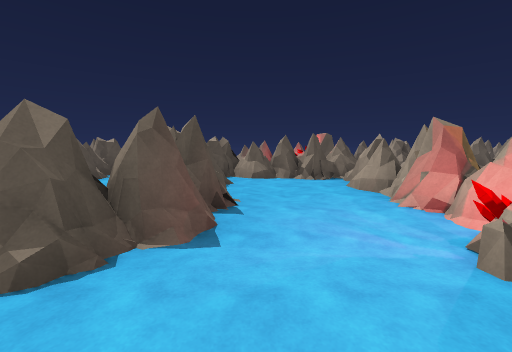
view 1 (above)

24 first-person views from a walk through a Unity game level. The camera is 1.5 m above the floor, tilts 6° down and sees 90° across. The floor is counted in squares, 2 m on a side. Each view is taken from the middle of a square. On the plan, view 1 faces up. The plan holds only what a view shows up to about 9 squares ahead; the rest is blank. The place goes on beyond the plan. Some animated figures are not drawn.

view 2
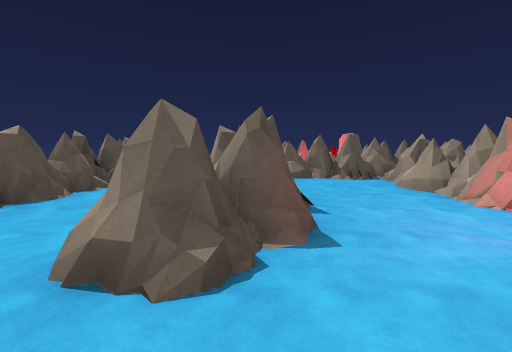

view 3
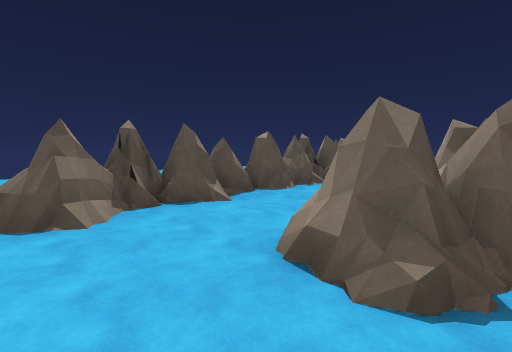

view 4
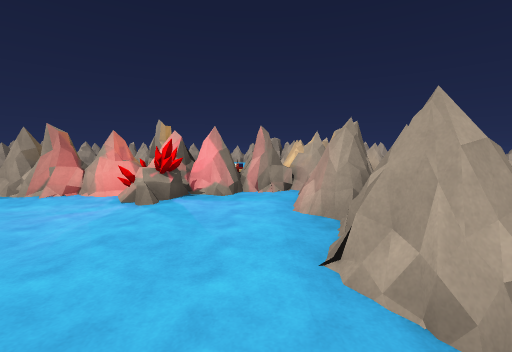

view 5
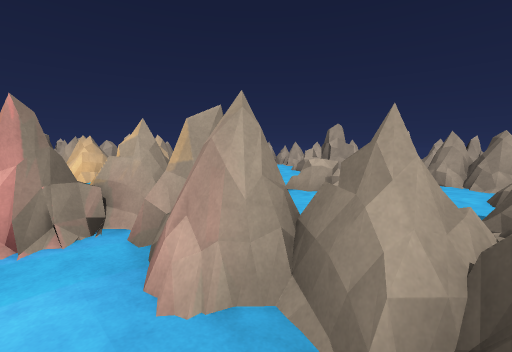

view 6
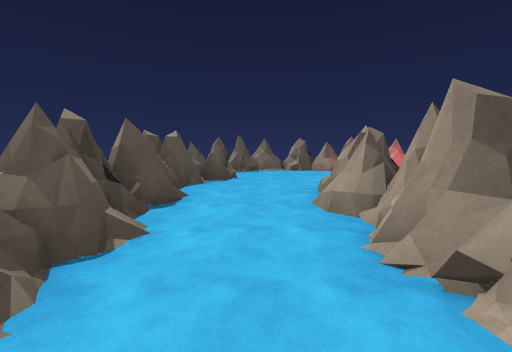

view 7
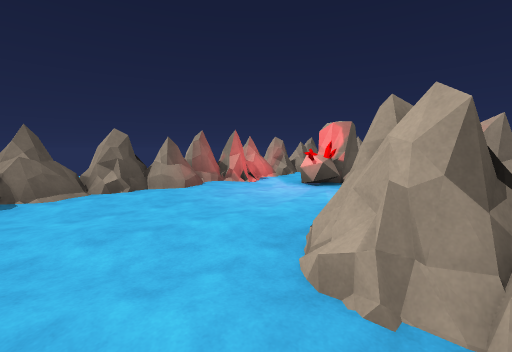

view 8
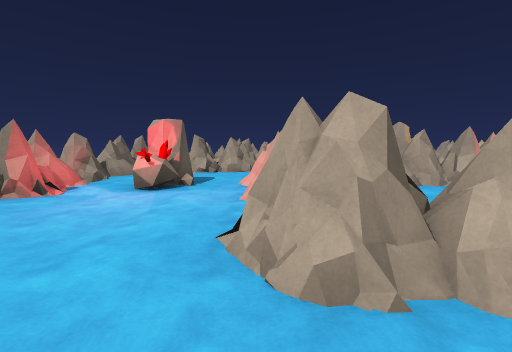

view 9
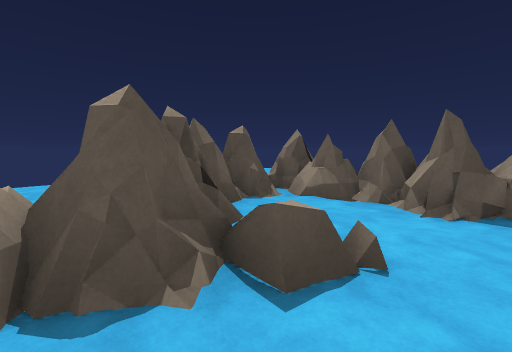

view 10
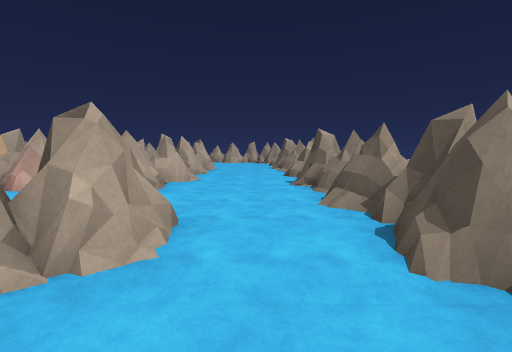

view 11
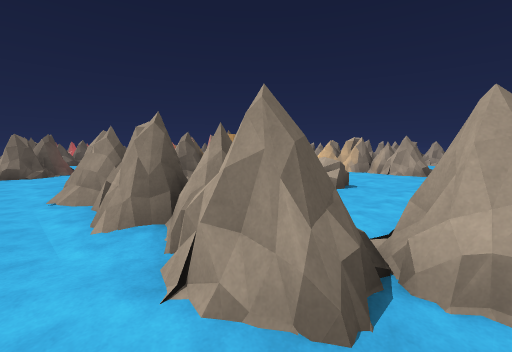

view 12
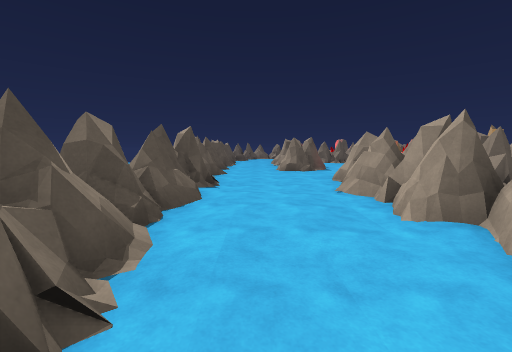

view 13
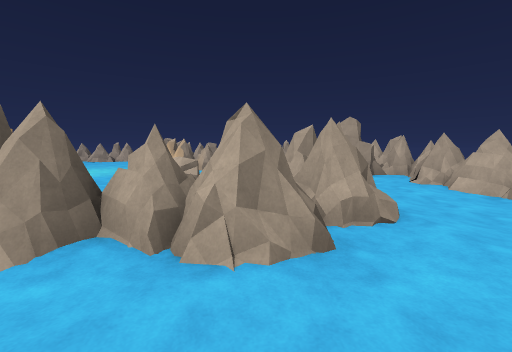

view 14
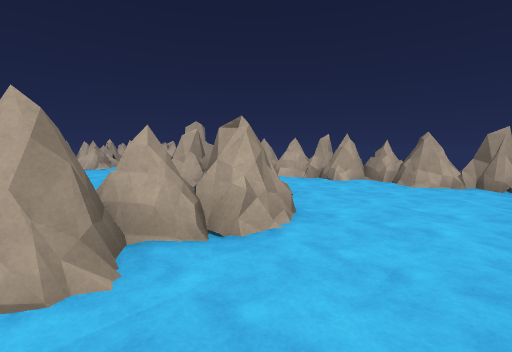

view 15
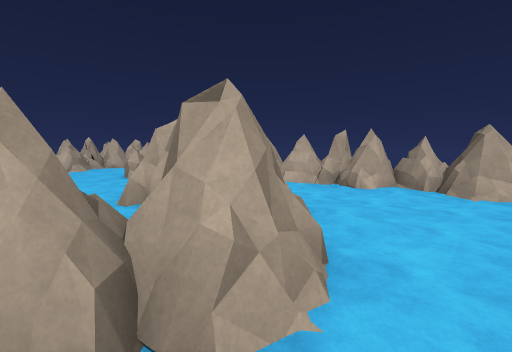

view 16
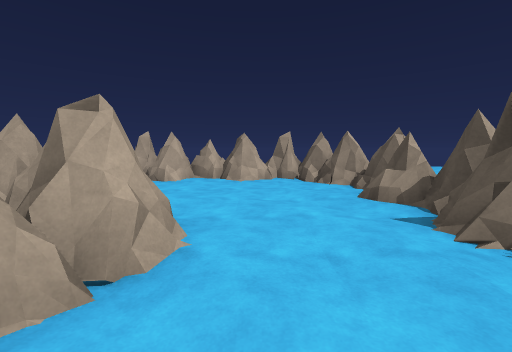

view 17
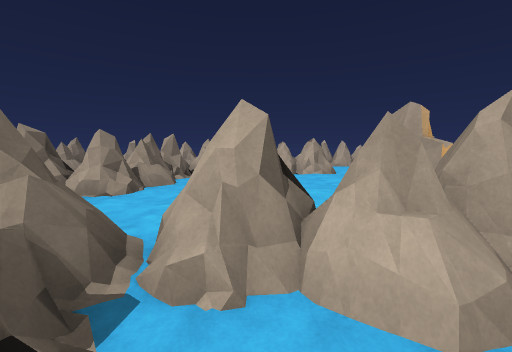

view 18
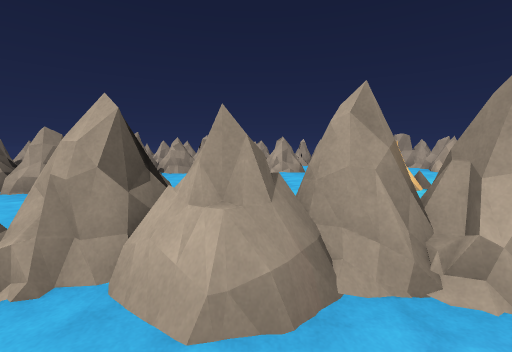

view 19
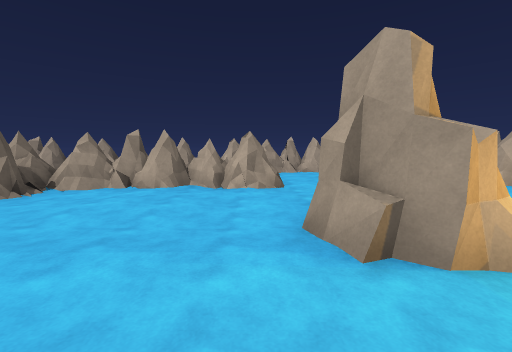

view 20
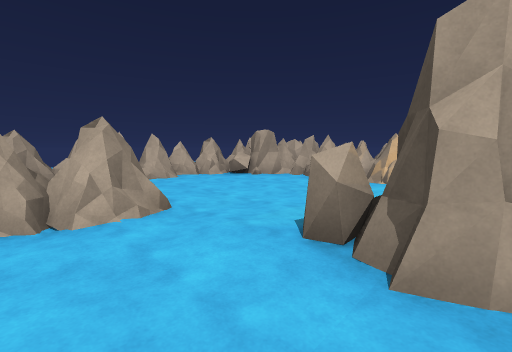

view 21
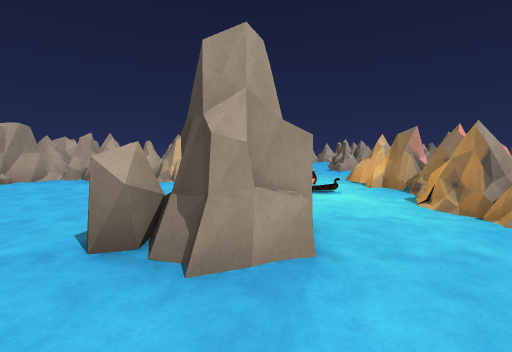

view 22
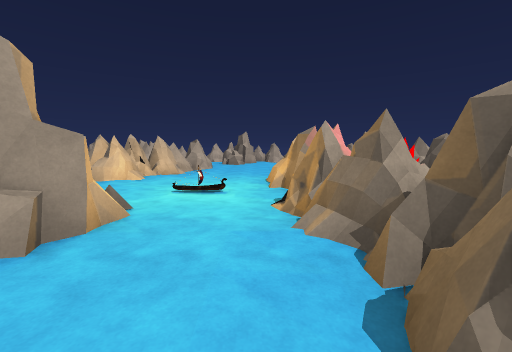

view 23
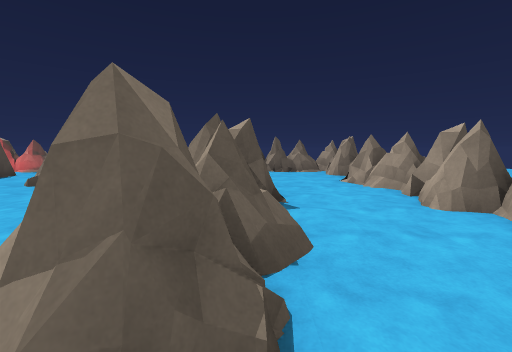

view 24
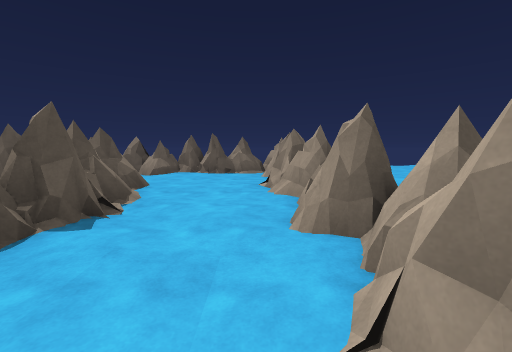

### Floor plan
Key: @ floor where view 1 was taken; # wall or solid block; . floor; / step, stairs or slope; = window, fence, low wall or low ledge; R rock; O other object.
Columns run from 7 left of view 1 to 13 right of it. Each row starts with its distance up from view 1.
 12 #####################
 11  R/..........RR .../#
 10  R//.....O#.RR  ....#
  9  R#O...../..#####/./#
  8  =#.//#.###..#####./#
  7   #/.######...../#..#
  6   #..##../#.....##..#
  5   #=.##../#...../#..#
  4   ##.##../#.....##..#
  3   #...R..##..OO.....#
  2   #/.RR..O#..O .....#
  1   #/.....RR.O.......#
  0   #/...@..R........O#
 -1   #/..#####...//.//O#
 -2   ##..####/...#####
 -3   ##..## .....##
 -4   #/..#/ OO...#
 -5   ##..##.....##
 -6   ##..#../.....
 -7   ##...RRR...../#
 -8   ##..../.  O ..
 -9   ##.......OO
-10    R.#/#######
-11    RR########

Positions as (right, up) in squares from view 1, and headings:
1: (0, 0), facing up
2: (-1, 0), facing up
3: (-1, 0), facing up-left
4: (-2, 0), facing right
5: (0, 0), facing down-right
6: (-3, 3), facing up
7: (-3, 7), facing up-right
8: (-3, 8), facing right
9: (-3, 8), facing up-left
10: (-3, 4), facing down
11: (-2, -7), facing up-right
12: (-3, -7), facing up
13: (-3, -6), facing right
14: (-3, -4), facing down-right
15: (-2, -5), facing down-right
16: (-2, -4), facing down
17: (1, 6), facing right
18: (1, 5), facing right
19: (4, 4), facing right
20: (6, 5), facing down-right
21: (6, 5), facing down
22: (4, 5), facing down
23: (10, 3), facing up
24: (12, 4), facing up
